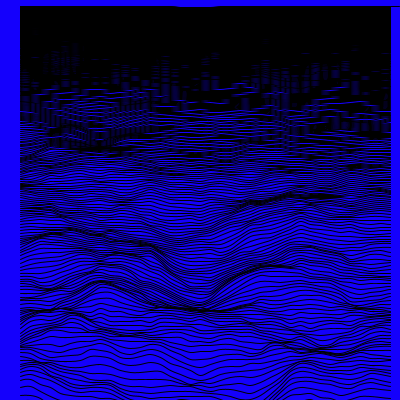
Frame 1 (no input)
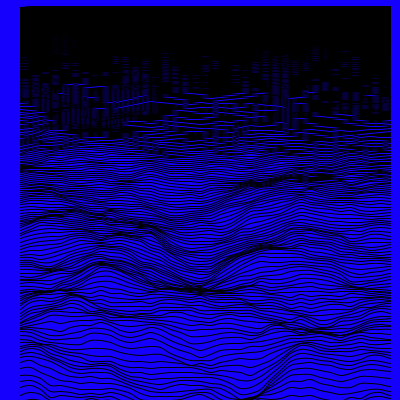
Frame 60 (the mouse pressed at the canvas centre just before this capture)
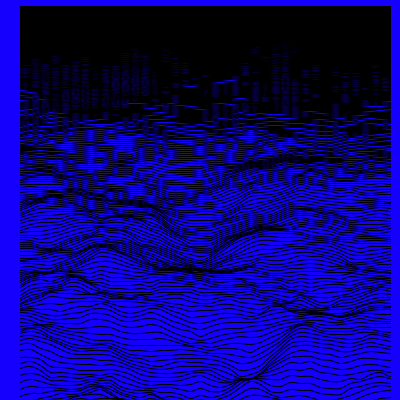
Frame 120 (the mouse held since frame 60 and released just before this capture)

The Processing sketch that drew these frames (run headless with seeded random() and noise(); from frame 60 on, the mouse is pressed at the canvas centre):

// Processing sketch: processing_5490
// ── processing_5490.pde

// edited from original: moiré's ocean by Jeremy Awon, 
// licensed under Creative Commons Attribution-Share Alike 3.0 license. 
// Work: http://www.openprocessing.org/visuals/?visualID=4326. 
// License: http://creativecommons.org/licenses/by-sa/3.0/ ] 
float e,x,t;
void setup(){size(400,400);
// size of sketched changes to suit my brief from 600x600 to 400x400
smooth();
noFill();}void draw(){background(20,0,252);
//background colour changed
for(e=6;e<2000;e/=.99){beginShape();
// e numerical values changed 
for(;x<4;x+=.1,curveVertex(x*100,e+e*noise(x,t+e/50)/4));
//expression slightly changed
endShape();t+=x=1E-5;}} 
